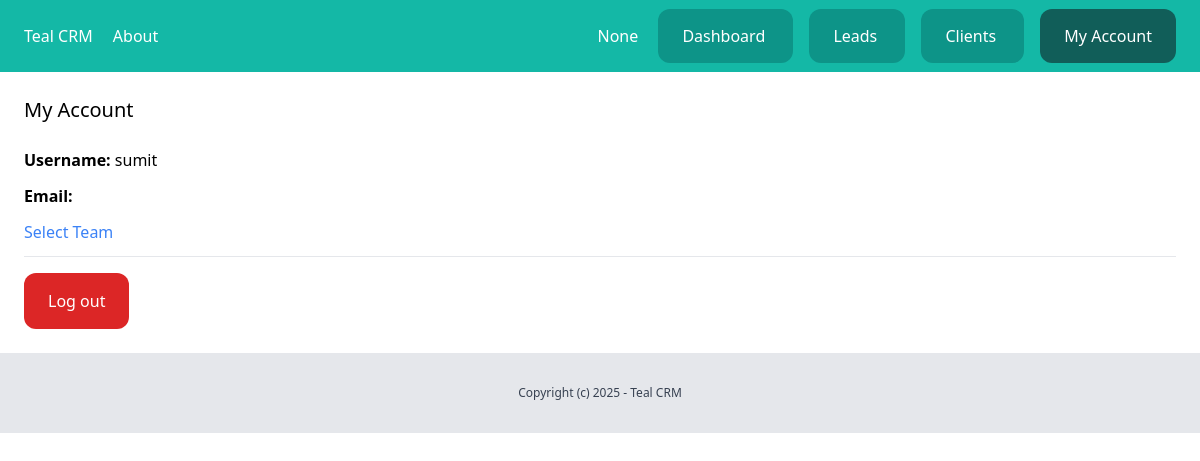
Before: /dashboard/myaccount/ (signed in) with the older database file.
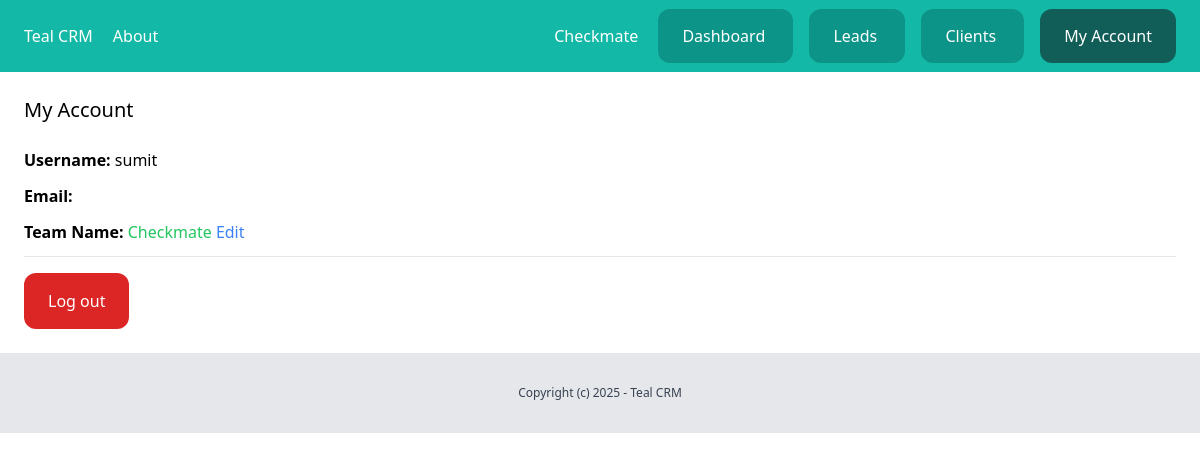
After: the same page with the newer database file.
### team/models.py (models this page shows)
class Team(models.Model):
    plan = models.ForeignKey(Plan,related_name='teams',on_delete=models.CASCADE, null=True, blank=True)
    name = models.CharField(max_length=255)
    created_by = models.ForeignKey(User,related_name='created_teams' ,on_delete=models.CASCADE)
    created_at = models.DateTimeField(auto_now_add=True)
    members = models.ManyToManyField(User)
    def __str__(self):
        return self.name

### userprofile/views.py (the view)
# urls.py: path('myaccount/',views.myaccount,name='myaccount'),
@login_required
def myaccount(request):
    return render(request,'userprofile/myaccount.html')

### team/context_processors.py (called while the page is built)
def active_team(request):
    active_team = None  # Default to None
    if request.user.is_authenticated:
        user_profile = getattr(request.user, 'userprofile', None)  # Safely access userprofile
        if user_profile and user_profile.active_team:
            active_team = user_profile.active_team
        else:
            active_team = Team.objects.filter(created_by=request.user).first()
    return {'active_team': active_team}

### userprofile/templates/userprofile/myaccount.html (shortened to what this page needs)
{% extends 'core/base.html' %}
{% block content %}
<div class="py-6 px-6">
    <h1 class="text-xl mb-6">My Account</h1>
    <p class="mb-3">
        <strong>Username:</strong> {{request.user.username}}
    </p>
    <p class="mb-3">
        <strong>Email:</strong> {{request.user.email}}
    </p>
    <p class="mb-3">
        {% if active_team %}
        <strong>Team Name:</strong>
        <a href="{% url 'team:detail' active_team.id %}" class="text-green-500"> {{active_team.name}}</a>
        {% if active_team.created_by == request.user %}
        <a href="{% url 'team:edit' active_team.id %}" class="text-blue-500">Edit</a>
        {% endif %}
        {% else %}
        <a href="{% url 'team:list'%}" class="text-blue-500">Select Team</a>
        {% endif %}
    </p>
    <hr class="mb-4">
    <a href="{% url 'logout' %}" class="inline-block py-4 px-6 bg-red-600 rounded-xl text-white">
        Log out
    </a>
</div>
{% endblock %}

### core/templates/core/partials/nav.html (shortened to what this page needs)
<nav class="px-6 py-6 bg-teal-500 flex justify-between">
    <div class="space-x-4">
        <a href="/" class="text-white">
            Teal CRM
        </a>
        <a href="{% url 'about' %}" class="text-white">
            About
        </a>
    </div>
    <div class="space-x-4">
        {% if request.user.is_authenticated %}
        <a href="{% url 'team:detail' active_team.id %}" class="text-white">
            {{active_team}}
        </a>
        <a href="{% url 'dashboard:index' %}" class="py-4 px-6 bg-teal-600 rounded-xl text-white">
            Dashboard
        </a>
        <a href="{% url 'leads:list' %}" class="py-4 px-6 bg-teal-600 rounded-xl text-white">
            Leads
        </a>
        <a href="{% url 'clients:list' %}" class="py-4 px-6 bg-teal-600 rounded-xl text-white">
            Clients
        </a>
        <a href="{% url 'userprofile:myaccount' %}" class="py-4 px-6 bg-teal-800 rounded-xl text-white">
            My Account
        </a>
        {% endif %}
    </div>
</nav>

Changed rows visible on the page:
added Team: name "Checkmate"
Other visible differences:
{{ active_team }}: "None" → (not shown)
text no longer shown: "Select Team"
text now shown: "Team Name: Edit"
